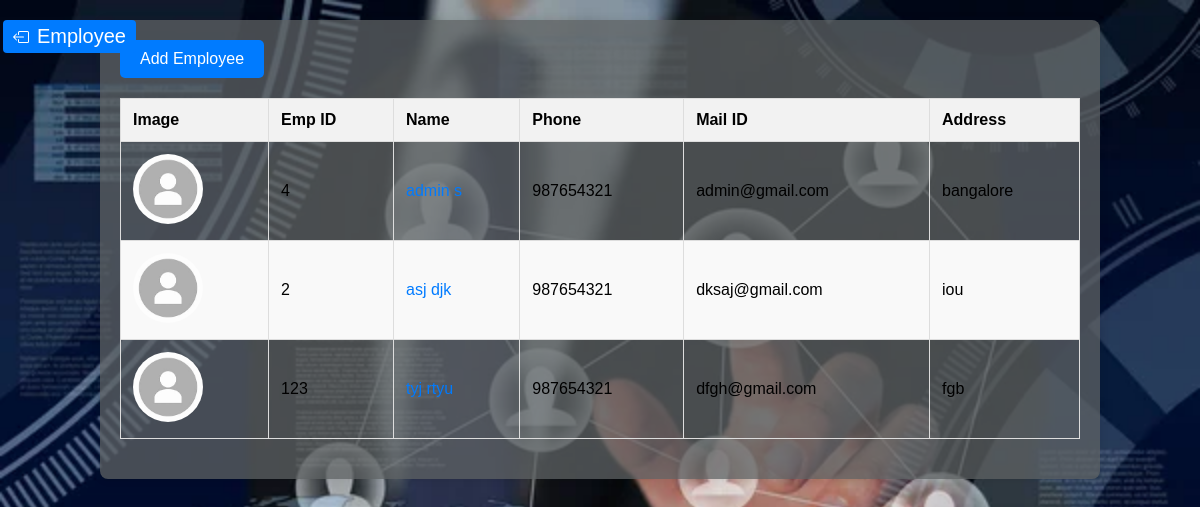
Screenshot of /emp_management/ (signed in) with the database file from the repository.
### shopapp/models.py (models this page shows, shortened)
class Employee(models.Model):
    user = models.OneToOneField(User, on_delete=models.CASCADE, null=True, blank=True)
    emp_id = models.CharField(max_length=10)
    first_name = models.CharField(max_length=100)
    last_name = models.CharField(max_length=100)
    address = models.CharField(max_length=100)
    phone_number = models.BigIntegerField()
    salary = models.BigIntegerField()
    mail_id = models.EmailField()
    profile_picture = models.ImageField(upload_to='profile', blank=True, null=True)

### shopapp/views.py (the view)
# urls.py: path('emp_management/',views.emp_management,name='emp_management'),
@login_required(login_url='login')
def emp_management(request):
    emp = Employee.objects.all()
    return render(request,'emp_management.html',{'emp':emp})

### templates/emp_management.html (shortened to what this page needs)
<!DOCTYPE html>
{% load static %}
<html lang="en">
<head>
</head>
<body>
    <button class="home-button" onclick="window.location.href='{% url 'admin_dashboard' %}'">
        Employee
    </button>
    <div class="container">
        <a href="{% url 'add_employee' %}" class="btn">Add Employee</a>
        <table>
            <thead>
                <tr>
                    <th>Image</th>
                    <th>Emp ID</th>
                    <th>Name</th>
                    <th>Phone</th>
                    <th>Mail ID</th>
                    <th>Address</th>
                </tr>
            </thead>
            <tbody>
                {% for i in emp %}
                <tr>
                    <td>
                        <img src="{% if i.profile_picture %}{{ i.profile_picture.url }}{% else %}{% static 'images/profile.jpeg' %}{% endif %}"
                            alt="Profile Picture" class="img-fluid" height="70px" width="70px">
                    </td>
                    <td>{{ i.emp_id }}</td>
                    <td><a href="{% url 'edit_employee' pk=i.id %}">{{ i.first_name }} {{ i.last_name }}</a></td>
                    <td>{{ i.phone_number }}</td>
                    <td>{{ i.mail_id }}</td>
                    <td>{{ i.address }}</td>
                </tr>
                {% endfor %}
            </tbody>
        </table>
    </div>
</body>
</html>

### rows the page displays
Employee: emp_id "4", first_name "admin", phone_number "987654321", mail_id "admin@gmail.com", address "bangalore"
Employee: emp_id "2", first_name "asj", last_name "djk", phone_number "987654321", mail_id "dksaj@gmail.com", address "iou"
Employee: emp_id "123", first_name "tyj", phone_number "987654321", mail_id "dfgh@gmail.com", address "fgb"
